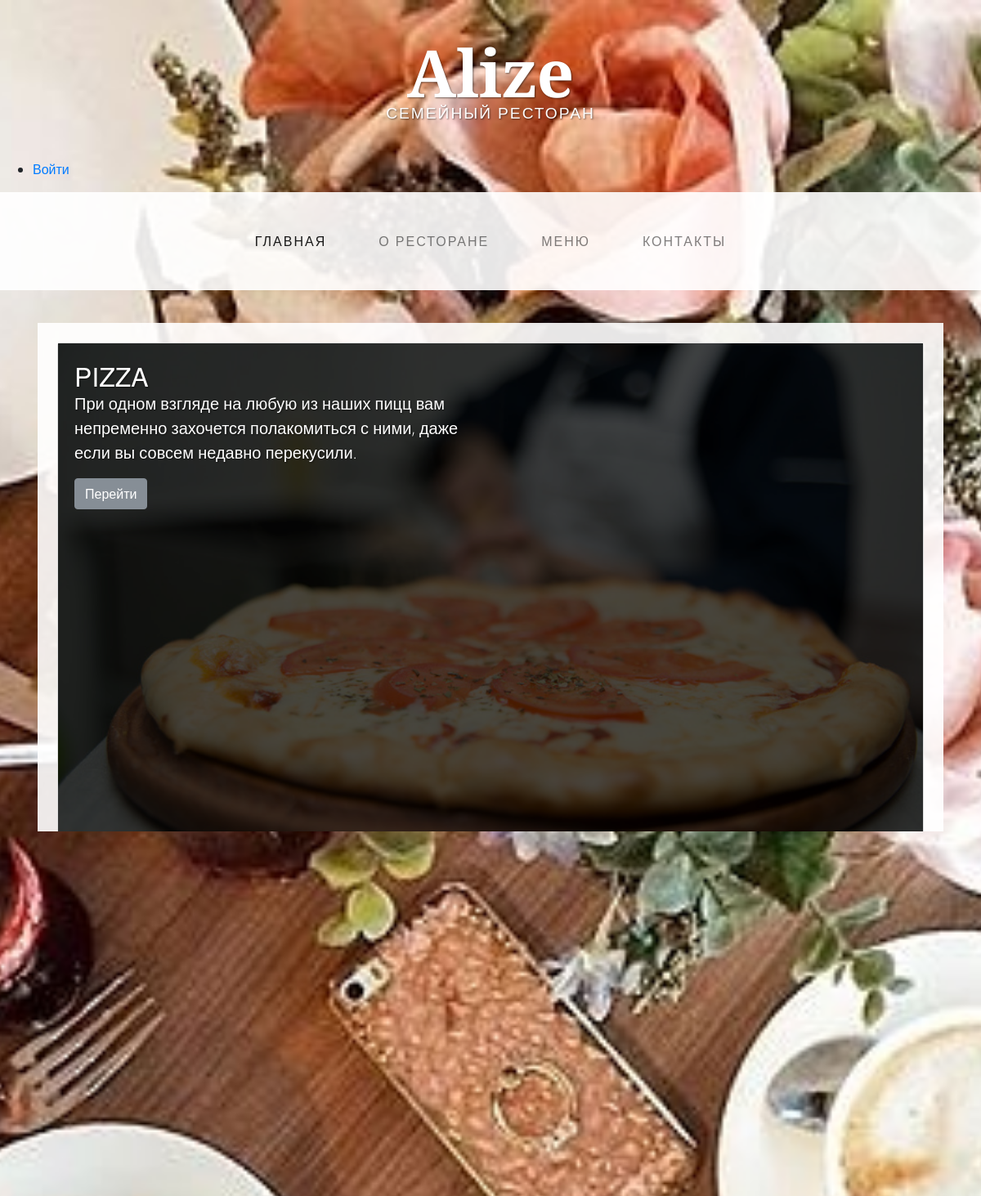
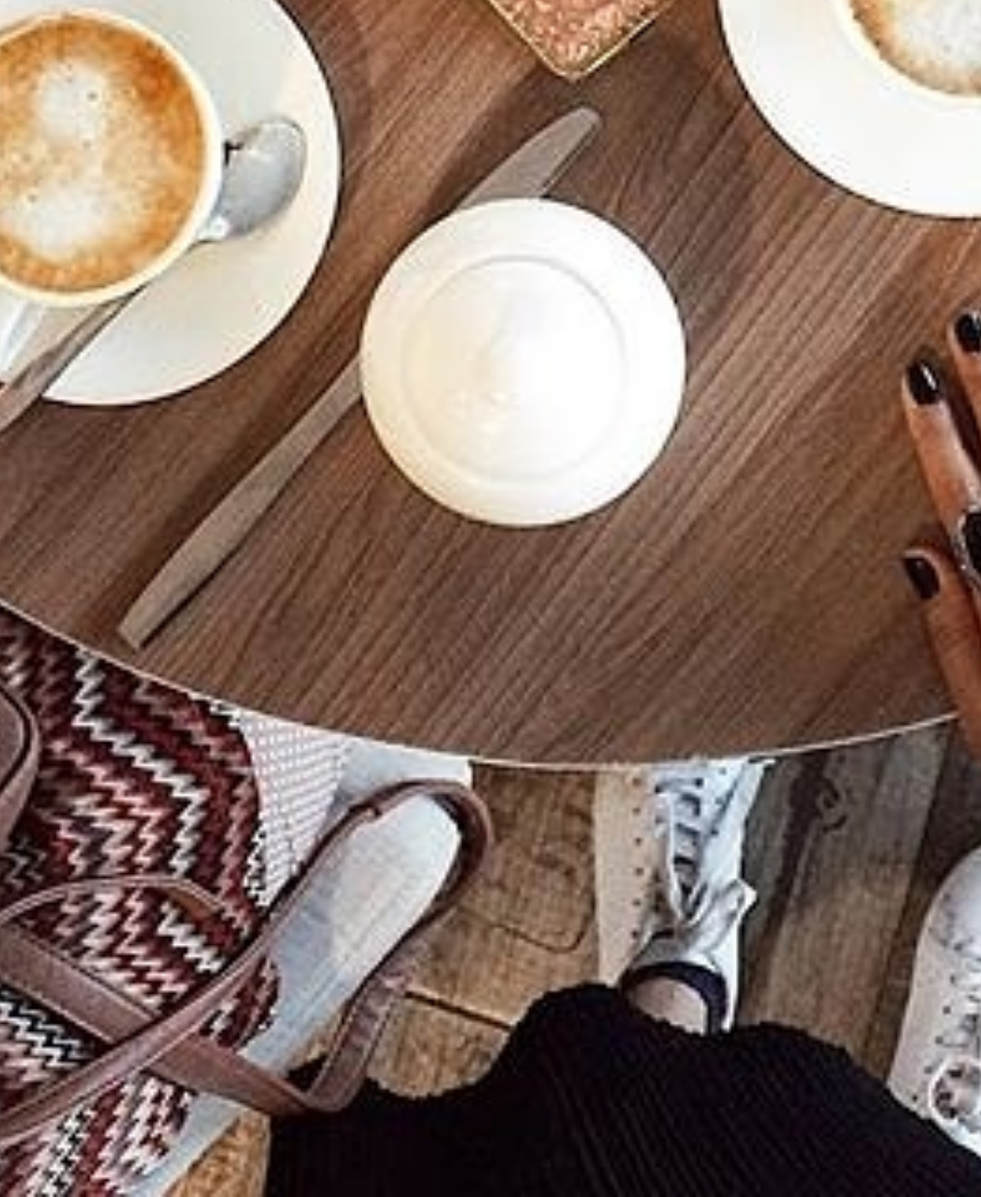
The page /category on the database its author committed (2 pictures, top to bottom).
### alize/models.py (models this page shows)
class Category(models.Model):
	desc = models.TextField(null=True,verbose_name="Описание")
	img = models.CharField(max_length=100, null=True, verbose_name="Фото")
	name = models.CharField(max_length=50, unique=True, verbose_name="Категория")
	def __str__(self):
		return self.name

### alize/views.py (the view)
# urls.py: path('category', views.category, name="category"),
def category(request):
	category_by_id = Category.objects.all()
	context = {
		'categories' : category_by_id,
	}
	return render(request,'main/menu.html',context)

### alize/templates/main/menu.html (shortened to what this page needs)
{% extends "default.html" %}
{% load static %}
{% block content %}
    <div class="container">
          {% if categories %}
            {% for category in categories %}
      <div class="bg-faded p-4 my-4">
        <div class="card card-inverse">
          <img  src="{% static 'main/project/eda/' %}{{ category.img}}" alt="">
          <div class="card-img-overlay bg-overlay">
            <h2 class="card-title text-shadow text-white text-uppercase mb-0">{{ category.name }} </h2>
            <p class="lead card-text text-shadow text-white w-50 d-none d-lg-block">{{ category.desc }}</p>
            <a href="{{category}}" class="btn btn-secondary">Перейти</a>
          </div>
        </div>
      </div>
     {% endfor %}
      {% endif %}
{% endblock %}

### alize/templates/default.html (shortened to what this page needs)
{% load static %}
<!DOCTYPE html>
<html lang="en">
  <head>
    <link href="{% static 'main/vendor/bootstrap/css/bootstrap.min.css' %}" rel="stylesheet">
    <link rel="stylesheet" type="text/css" href="{% static 'main/css/font-awesome.min.css' %}">
    <link href="{% static 'main/alize.css' %}" rel="stylesheet">
  </head>
  <body>
    <div class="tagline-upper text-center text-heading text-shadow text-white mt-5 d-none d-lg-block">Alize</div>
    <div class="tagline-lower text-center text-expanded text-shadow text-uppercase text-white mb-5 d-none d-lg-block">Семейный ресторан</div>
<div class="topbar">
  <section class="top-bar-section">
    <ul class="right">
      {% if user.is_authenticated %}
      <li><a href="{% url 'logout' %}">Выйти({{ request.user }})</a></li>
      {% else %}
      <li><a href="{% url 'login' %}">Войти</a></li>
      {% endif %}
    </ul>
  </section>
</div>
    <nav class="navbar navbar-expand-lg navbar-light bg-faded py-lg-4">
      <div class="container">
        <div class="collapse navbar-collapse" id="navbarResponsive">
          <ul class="navbar-nav mx-auto">
            <li class="nav-item active px-lg-4">
              <a class="nav-link text-uppercase text-expanded" href="{% url 'index' %}">Главная
              </a>
            </li>
            <li class="nav-item px-lg-4">
              <a class="nav-link text-uppercase text-expanded" href="{% url 'about' %}">О ресторане</a>
            </li>
            <li class="nav-item px-lg-4">
              <a class="nav-link text-uppercase text-expanded" href="{% url 'category' %}">Меню</a>
            </li>
            <li class="nav-item px-lg-4">
              <a class="nav-link text-uppercase text-expanded" href="{% url 'contact' %}">Контакты</a>
            </li>
          </ul>
        </div>
      </div>
    </nav>
    {% block content %}{% endblock %}
    <footer class="bg-faded text-center py-5">
     <div class="footer-left">
        <h3><strong>Alize</strong></h3>
        <p class="footer-links">
          <a class="text-uppercase text-expanded link" href="alize.html">Главная</a>
          ·
          <a class="text-uppercase text-expanded link" href="about.html">О ресторане</a>
          ·
          <a class="text-uppercase text-expanded link" href="menu.html">Меню</a>
          <a class="text-uppercase text-expanded link" href="contact.html">Контакты</a>
           </p>
      </div>
      <div class="footer-center">
        <div>
          <i class="fa fa-map-marker"></i>
          <span>Улица Жарбосынова, 83B</span>
        </div>
        <div>
          <i class="fa fa-phone"></i>
        </div>
      </div>
        <div class="footer-icons">
          <a href="https://www.instagram.com/alize_kz/" target="_blank" class="link"><i class="fa fa-facebook"></i></a>
          <a href="https://www.instagram.com/alize_kz/" target="_blank" class="link"><i class="fa fa-twitter"></i></a>
          <a href="https://www.instagram.com/alize_kz/" target="_blank" class="link"><i class="fa fa-linkedin"></i></a>
          <a href="https://www.instagram.com/alize_kz/" target="_blank" class="link"><i class="fa fa-github"></i></a>
        </div>
      </div>
  </body>
</html>

### alize/static/main/alize.css (style rules this page uses)
body { font-family: "Open Sans", Helvetica, Arial, sans-serif; background: url('project/restoran/back.jpeg') no-repeat center center fixed; -webkit-background-size: cover; -moz-background-size: cover; background-size: cover; -o-background-size: cover; }
h1, h2, h3, h4, h5, h6, .text-heading { font-family: "Josefin Slab", "Helvetica Neue", Helvetica, Arial, sans-serif; }
.tagline-upper { font-size: 5rem; font-weight: 700; line-height: 1; }
.tagline-lower { font-size: 1.2rem; line-height: 1; }
.text-expanded { letter-spacing: 2px; }
.text-shadow { text-shadow: 1px 1px 2px rgba(0, 0, 0, 0.5); }
.bg-faded { background-color: rgba(255, 255, 255, 0.9); }
.bg-overlay { background-color: rgba(0, 0, 0, 0.7); }
.link { color: black; }
.container { padding: 16px; }

### rows shown on the page
Category: img (picture), name "PIZZA", desc "При одном взгляде на любую из наших пицц вам непременно захочется полакомиться с ними, даже если вы совсем недавно перекусили."
Category: img (picture), name "SALAD", desc "Ежедневно человек нуждается в определенном количестве белковых веществ, жиров, углеводов и витаминов, которых навалом в наших салатах."
Category: img (picture), name "STEAK", desc "Стейк - это королевское блюдо, отличающееся нежным, богатым, сочным вкусом, великолепным видом и классической технологией прожарки."
